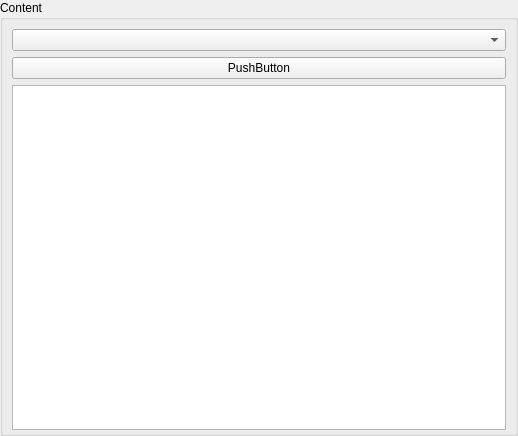
<?xml version="1.0" encoding="UTF-8"?>
<ui version="4.0">
 <class>ContentSelector</class>
 <widget class="QWidget" name="ContentSelector">
  <property name="geometry">
   <rect>
    <x>0</x>
    <y>0</y>
    <width>518</width>
    <height>436</height>
   </rect>
  </property>
  <property name="sizePolicy">
   <sizepolicy hsizetype="Minimum" vsizetype="Minimum">
    <horstretch>0</horstretch>
    <verstretch>0</verstretch>
   </sizepolicy>
  </property>
  <property name="contextMenuPolicy">
   <enum>Qt::DefaultContextMenu</enum>
  </property>
  <layout class="QVBoxLayout" name="verticalLayout">
   <property name="leftMargin">
    <number>0</number>
   </property>
   <property name="topMargin">
    <number>0</number>
   </property>
   <property name="rightMargin">
    <number>0</number>
   </property>
   <property name="bottomMargin">
    <number>0</number>
   </property>
   <item>
    <widget class="QGroupBox" name="contentGroupBox">
     <property name="title">
      <string>Content</string>
     </property>
     <layout class="QVBoxLayout" name="verticalLayout_2">
      <property name="bottomMargin">
       <number>3</number>
      </property>
      <item>
       <widget class="ContentSelectorView::ComboBox" name="gameFileView">
        <property name="editable">
         <bool>false</bool>
        </property>
       </widget>
      </item>
      <item>
       <widget class="QPushButton" name="pushButton">
        <property name="text">
         <string>PushButton</string>
        </property>
       </widget>
      </item>
      <item>
       <widget class="QTableView" name="addonView">
        <property name="sizePolicy">
         <sizepolicy hsizetype="Expanding" vsizetype="Expanding">
          <horstretch>0</horstretch>
          <verstretch>0</verstretch>
         </sizepolicy>
        </property>
        <property name="contextMenuPolicy">
         <enum>Qt::DefaultContextMenu</enum>
        </property>
        <property name="acceptDrops">
         <bool>true</bool>
        </property>
        <property name="editTriggers">
         <set>QAbstractItemView::NoEditTriggers</set>
        </property>
        <property name="dragEnabled">
         <bool>true</bool>
        </property>
        <property name="dragDropOverwriteMode">
         <bool>false</bool>
        </property>
        <property name="dragDropMode">
         <enum>QAbstractItemView::DragDrop</enum>
        </property>
        <property name="defaultDropAction">
         <enum>Qt::MoveAction</enum>
        </property>
        <property name="alternatingRowColors">
         <bool>true</bool>
        </property>
        <property name="selectionMode">
         <enum>QAbstractItemView::ExtendedSelection</enum>
        </property>
        <property name="selectionBehavior">
         <enum>QAbstractItemView::SelectRows</enum>
        </property>
        <property name="textElideMode">
         <enum>Qt::ElideLeft</enum>
        </property>
        <property name="showGrid">
         <bool>false</bool>
        </property>
        <attribute name="horizontalHeaderVisible">
         <bool>false</bool>
        </attribute>
        <attribute name="horizontalHeaderStretchLastSection">
         <bool>true</bool>
        </attribute>
        <attribute name="verticalHeaderVisible">
         <bool>false</bool>
        </attribute>
       </widget>
      </item>
     </layout>
    </widget>
   </item>
  </layout>
 </widget>
 <customwidgets>
  <customwidget>
   <class>ContentSelectorView::ComboBox</class>
   <extends>QComboBox</extends>
   <header>components/contentselector/view/combobox.hpp</header>
  </customwidget>
 </customwidgets>
 <resources/>
 <connections/>
</ui>
